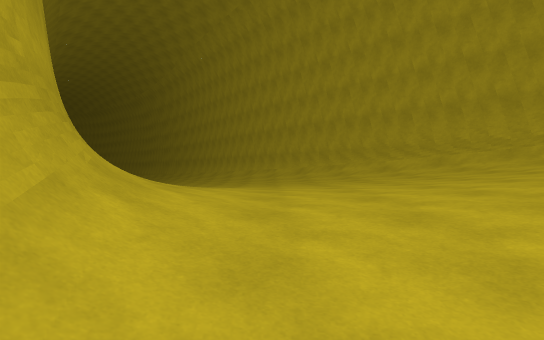
[1] (above)

23 first-person views from a walk through a 3-D level made in the Unity game engine. The camera is 1.5 m above the floor, looks level and sees 75° across. The floor is counted in squares, 2 m on a side. Each view is taken from the middle of a square. On the plan, view 1 faces up. The plan holds only what a view shows up to about 11 squares ahead; the rest is blank. The place goes on beyond the plan. Some animated figures are not drawn.

[2]
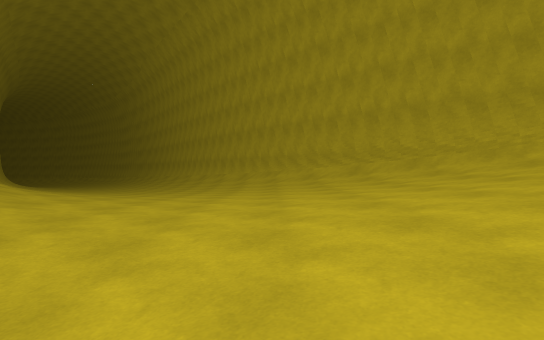

[3]
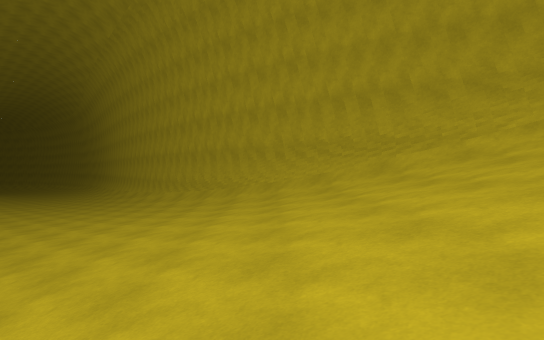

[4]
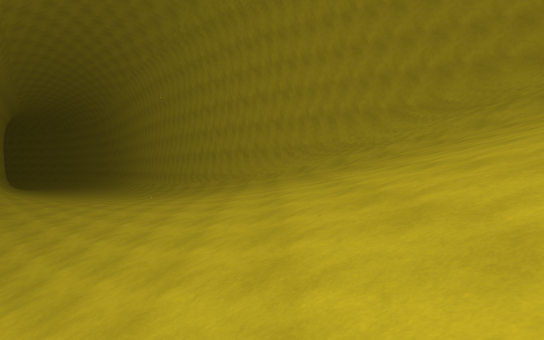

[5]
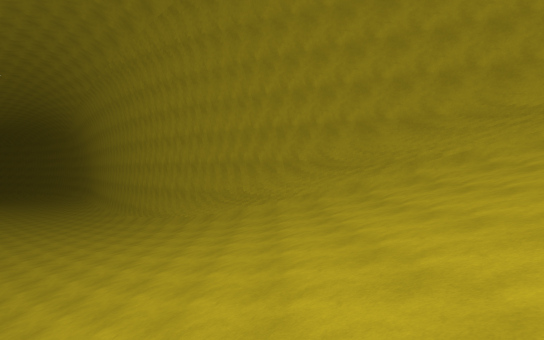

[6]
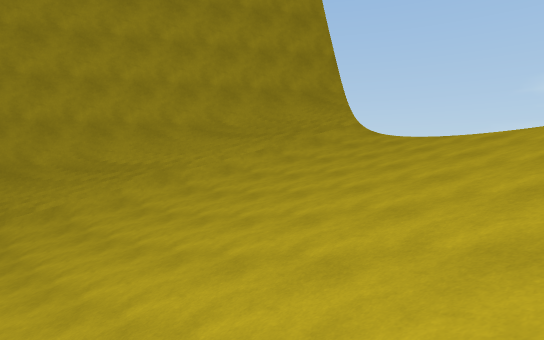

[7]
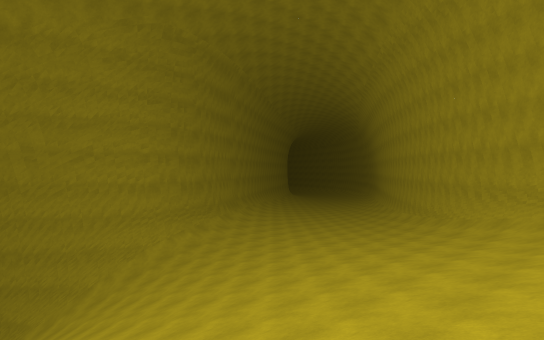

[8]
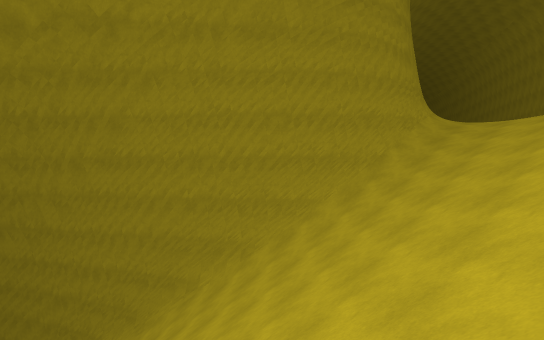

[9]
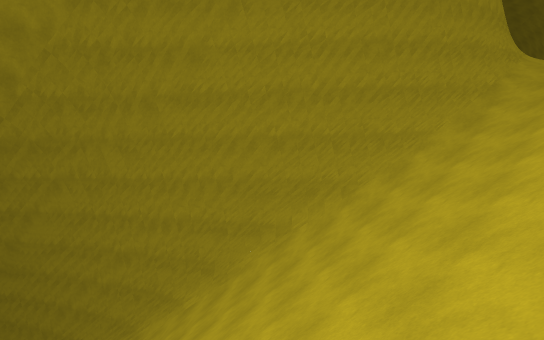

[10]
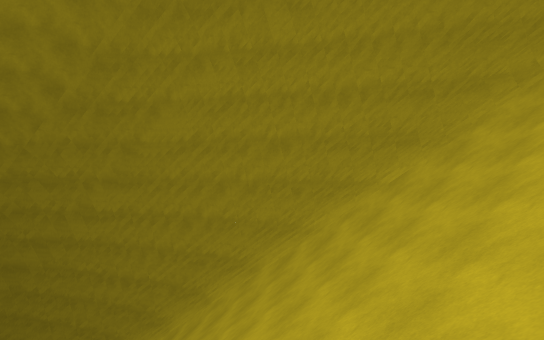

[11]
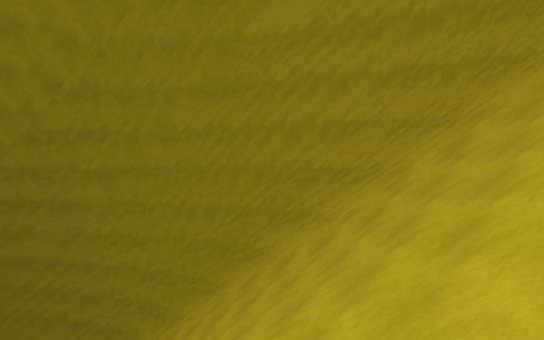

[12]
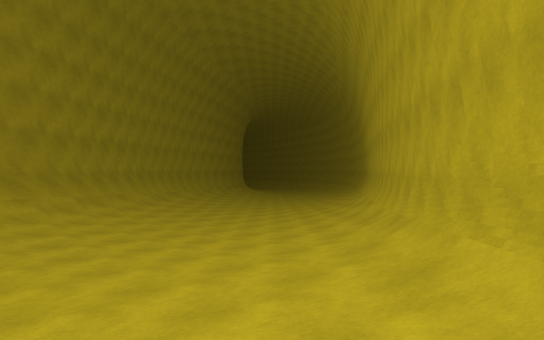

[13]
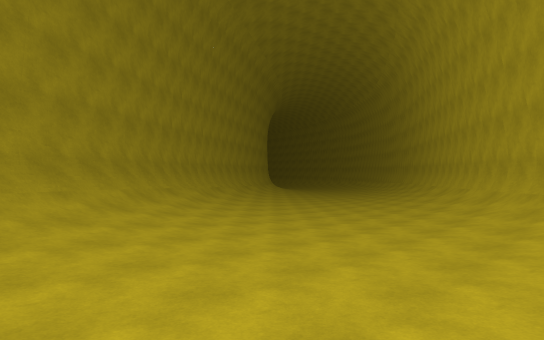

[14]
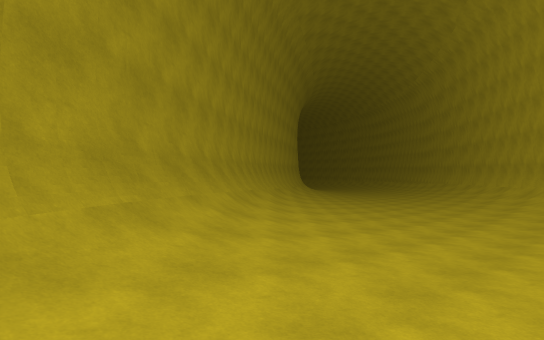

[15]
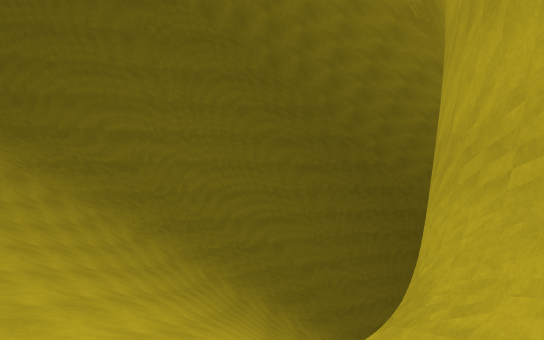

[16]
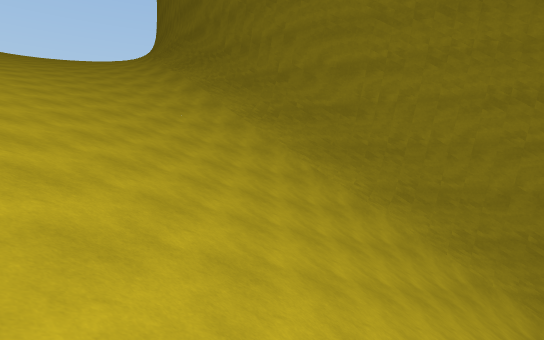

[17]
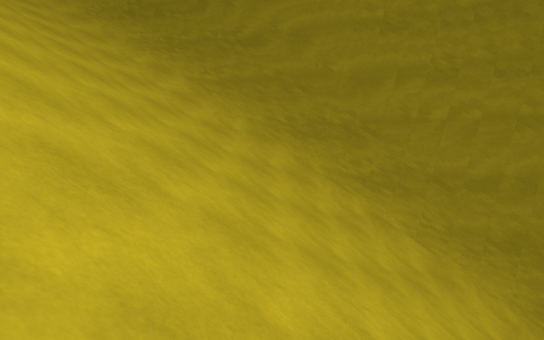

[18]
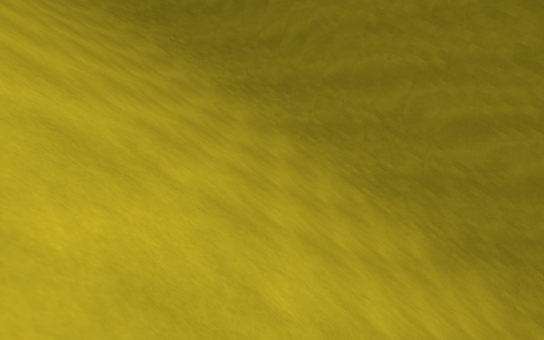

[19]
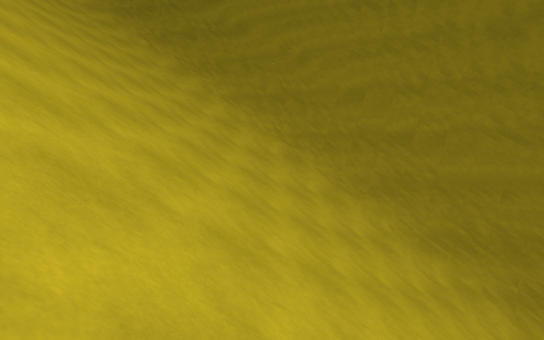

[20]
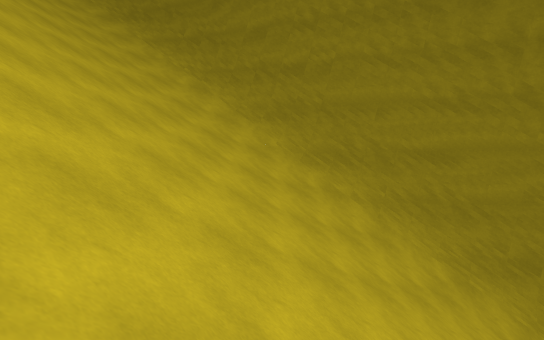

[21]
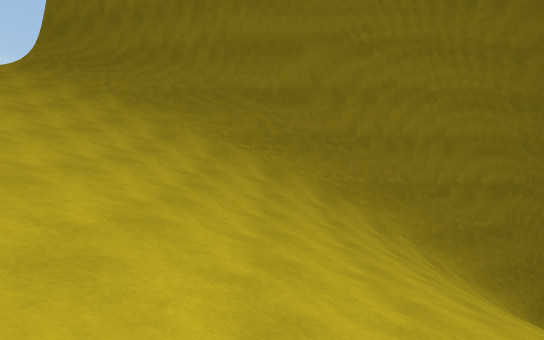

[22]
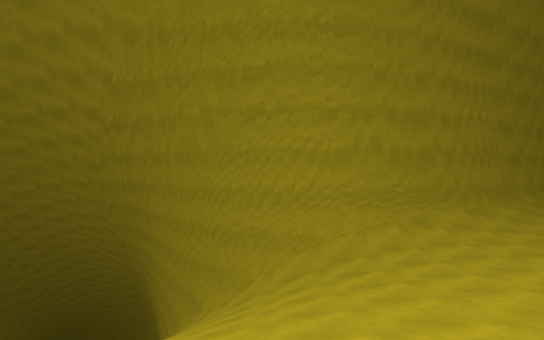

[23]
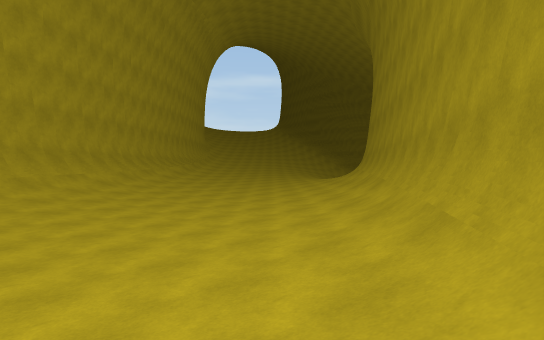

### Floor plan
Key: @ floor where view 1 was taken; # wall or solid block; . main floor; : floor 1.5 m higher than the main floor; + floor 3.25 m higher than the main floor; * floor 4.75 m higher than the main floor; % floor 6.5 m higher than the main floor; / step, stairs or slope.
Columns run from 18 left of view 1 to 16 right of it. Each row starts with its distance up from view 1.
 17         / ....../#
 16         /......./##
 15         #/......./##
 14         ##/......./#
 13          #/......./##
 12          ##/......./##
 11           ##/......./#
 10            ##/......:##
  9             #/......./##
  8             ##/......:/##
  7              ##/.....::/##
  6               #/.....:::/##
  5               ##/....::::/##
  4                ##:..:::::+/##
  3                 #/...::::++/###
  2                 #/...::::+++//###
  1                 ##....:::++++///##
  0                  #@///:::++++*///##
 -1                 ##//////:++++**%///
 -2                 #/////////+++*/////
 -3                ##//////////+///////
 -4              ###///////////////////
 -5           ####/////////////////////
 -6        ####////////////////////////
 -7     #####//////////////////////////
 -8  ####////////////////////#####/////
 -9   ////////////////////####   ####//
-10 ////////////////////###         ###
-11  /////////////////###
-12  ///////////////###
-13  ////////////####
-14  /////////####
-15  //////####
-16  ///####
-17  /###
-18  ##

Positions as (right, up) in squares from view 1, and headings:
1: (0, 0), facing up
2: (2, 0), facing up
3: (7, -3), facing up
4: (7, -7), facing up
5: (10, -7), facing up
6: (12, -8), facing up-right
7: (10, -5), facing up-left
8: (3, -9), facing up-left
9: (1, -10), facing up-left
10: (-3, -12), facing up-left
11: (-6, -13), facing up-left
12: (4, 7), facing up-left
13: (1, 7), facing up-left
14: (-1, 6), facing up-left
15: (0, 2), facing down
16: (0, -2), facing down-right
17: (-5, -6), facing down-right
18: (-10, -8), facing down-right
19: (-16, -9), facing down-right
20: (-18, -10), facing down-right
21: (10, -1), facing down
22: (7, -1), facing left
23: (-10, 17), facing down-right
